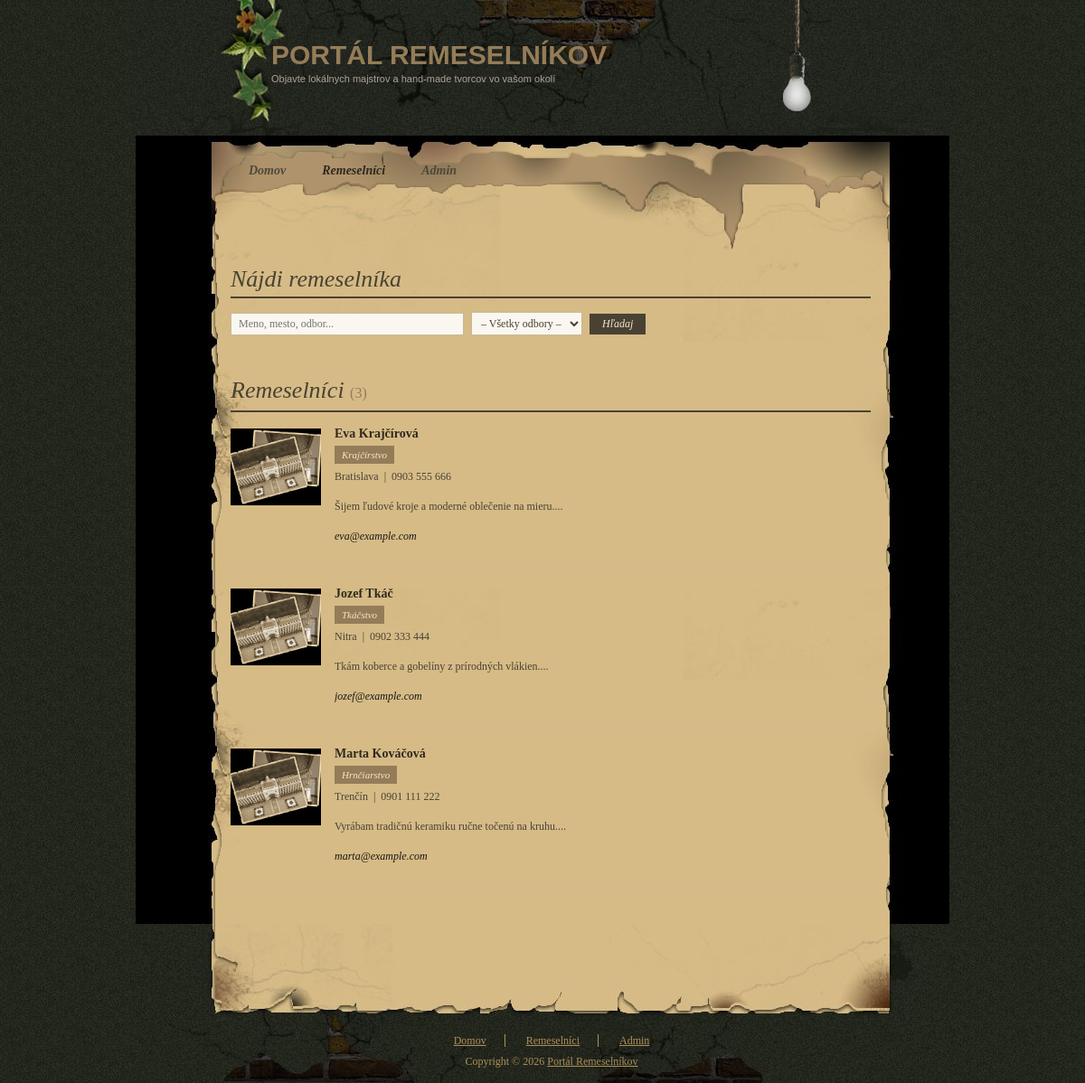
The app's page /remeslari.php with its own data.
### tables this page shows
CREATE TABLE IF NOT EXISTS remeslari (
    id          INT AUTO_INCREMENT PRIMARY KEY,
    meno        VARCHAR(100)  NOT NULL,
    email       VARCHAR(150)  NOT NULL UNIQUE,
    telefon     VARCHAR(20)   DEFAULT NULL,
    mesto       VARCHAR(100)  NOT NULL,
    odbor       VARCHAR(100)  NOT NULL,       
    popis       TEXT          DEFAULT NULL,
    fotka       VARCHAR(255)  DEFAULT NULL,   
    vytvorene   DATETIME      DEFAULT CURRENT_TIMESTAMP,
    upravene    DATETIME      DEFAULT CURRENT_TIMESTAMP ON UPDATE CURRENT_TIMESTAMP
);

### includes/bootstrap.php (called while the page is built, shortened)
<?php
spl_autoload_register(function (string $className): void {
    $file = __DIR__ . '/../classes/' . $className . '.php';
});
function h(string $text): string
{
    return htmlspecialchars($text, ENT_QUOTES, 'UTF-8');
}

### classes/Remeslar.php (called while the page is built, shortened)
<?php
class Remeslar
{
    private PDO $db;
    public function __construct(PDO $db)
    {
        $this->db = $db;
    }
    public function getAll(): array
    {
        $stmt = $this->db->query('SELECT * FROM remeslari ORDER BY meno ASC');
        return $stmt->fetchAll();
    }
}

### remeslari.php (the view, shortened to what this page needs)
<?php
require_once 'includes/bootstrap.php';
$db    = Database::getConnection();
$model = new Remeslar($db);
$query = isset($_GET['q'])     ? trim($_GET['q'])     : '';
$odbor = isset($_GET['odbor']) ? trim($_GET['odbor']) : '';
if ($query !== '') {
    $remeslari = $model->search($query);
} elseif ($odbor !== '') {
    $remeslari = $model->getByOdbor($odbor);
} else {
    $remeslari = $model->getAll();
}
?>
<!DOCTYPE html PUBLIC "-//W3C//DTD XHTML 1.0 Transitional//EN" "http://www.w3.org/TR/xhtml1/DTD/xhtml1-transitional.dtd">
<html xmlns="http://www.w3.org/1999/xhtml">
<head>
<link href="css/templatemo_style.css" rel="stylesheet" type="text/css" />
</head>
<body>
<div id="templatemo_container">
	<div id="bulb"></div>
	<div id="templatemo_site_title_bar">
        <div id="site_title">
            <h1>
                <a href="index.php">PORTÁL REMESELNÍKOV</a>
                <span>Objavte lokálnych majstrov a hand-made tvorcov vo vašom okolí</span>
            </h1>
        </div>
    </div>
    <div id="templatemo_menu">
    	<ul>
            <li><a href="index.php">Domov</a></li>
            <li><a href="remeslari.php" class="current fast">Remeselníci</a></li>
            <li><a href="admin/login.php">Admin</a></li>
        </ul>
    </div>
    <div id="templatemo_content">
        <div class="section_w670">
        	<h2>Nájdi remeselníka</h2>
            <form method="get" action="remeslari.php" class="search-form">
                <input type="text" name="q" value="<?php echo h($query); ?>" placeholder="Meno, mesto, odbor..." class="search-input" />
                <select name="odbor" class="filter-select">
                    <option value="">– Všetky odbory –</option>
                </select>
                <input type="submit" value="Hľadaj" class="btn-submit" />
            </form>
        </div>
        <div class="cleaner_h40"></div>
        <div class="section_w670">
        	<h2>Remeselníci <span class="pocet">(<?php echo count($remeslari); ?>)</span></h2>
            <?php if (empty($remeslari)): ?>
                <p>Žiadni remeselníci nenájdení.</p>
            <?php else: ?>
                <?php foreach ($remeslari as $r): ?>
                <div class="remeslar-riadok">
                    <?php if ($r['fotka'] && file_exists('images/' . $r['fotka'])): ?>
                        <img src="images/<?php echo h($r['fotka']); ?>" alt="<?php echo h($r['meno']); ?>" />
                    <?php else: ?>
                        <img src="images/templatemo_image_01.png" alt="<?php echo h($r['meno']); ?>" />
                    <?php endif; ?>
                    <div class="remeslar-info">
                        <h4><?php echo h($r['meno']); ?></h4>
                        <span class="odbor-tag"><?php echo h($r['odbor']); ?></span>
                        <p><?php echo h($r['mesto']); ?><?php if($r['telefon']): ?> &nbsp;|&nbsp; <?php echo h($r['telefon']); ?><?php endif; ?></p>
                        <?php if ($r['popis']): ?>
                            <p><?php echo h(mb_substr($r['popis'], 0, 120)); ?>...</p>
                        <?php endif; ?>
                        <?php if ($r['email']): ?>
                            <p><a href="mailto:<?php echo h($r['email']); ?>"><?php echo h($r['email']); ?></a></p>
                        <?php endif; ?>
                    </div>
                </div>
                <?php endforeach; ?>
            <?php endif; ?>
        </div>
  </div>
<div id="content_bottom"></div>
    <div id="templatemo_footer">
  		<ul class="footer_menu">
            <li><a href="index.php">Domov</a></li>
            <li><a href="remeslari.php">Remeselníci</a></li>
            <li class="last_menu"><a href="admin/login.php">Admin</a></li>
        </ul>
        Copyright &copy; <?php echo date('Y'); ?> <a href="#">Portál Remeselníkov</a>
	</div>
</div>
</body>
</html>

### css/templatemo_style.css (style rules this page uses)
body { margin: 0; padding: 0; line-height: 1.5em; font-family: Georgia, "Times New Roman", Times, serif; font-size: 12px; color: #494234; background: url(../images/templatemo_body_bg.png); }
a:link, a:visited { color: #191815; text-decoration: none; font-weight: normal; font-style: italic; }
p { margin: 0px; padding: 0px; text-align: justify; }
img { margin: 0px; padding: 0px; border: none; }
.cleaner_h40 { clear: both; width:100%; height: 40px; }
h1 { margin: 0px; padding: 2px 0; font-size: 30px; font-weight: bold; }
h2 { margin: 0 0 15px 0; padding: 2px 0 10px 0; font-size: 26px; font-weight: normal; color: #494234; font-style: italic; border-bottom: 2px solid #494234; }
h4 { margin: 0px; padding: 0px; font-size: 14px; font-weight: bold; }
#templatemo_container { position: relative; width: 900px; margin: 0 auto; overflow: hidden; background: url(../images/templatemo_container_top.jpg) top left no-repeat; }
#templatemo_container #bulb { position: absolute; right: 0px; top: 0px; width: 337px; height: 273px; background: url(../images/templatemo_light_off.png) no-repeat; background-color: transparent; mix-blend-mode: screen; }
#templatemo_site_title_bar { width: 900px; height: 150px; padding: 0; overflow: hidden; }
#templatemo_site_title_bar #site_title { float: left; width: 400px; margin-left: 150px; padding: 50px 0 0 0; text-align: left; }
#site_title h1 a { font-family: Arial, Helvetica, sans-serif; margin: 0px; padding: 0px; font-size: 30px; color: #947c58; font-weight: bold; text-decoration: none; font-style: normal; }
#site_title h1 span { display: block; margin-top: 10px; font-family: Arial, Helvetica, sans-serif; font-size: 11px; color: #ada393; line-height: 15px; font-weight: normal; }
#templatemo_menu { clear: both; width: 750px; height: 128px; padding: 0 65px 0 85px; background: url(../images/templatemo_menu_bg.png) no-repeat; }
#templatemo_menu ul { margin: 0px; padding: 30px 0 0 20px; list-style: none; }
#templatemo_menu ul li { padding: 0px; margin: 0px; display: inline; }
#templatemo_menu ul li a { float: left; display: block; padding: 0 20px; font-size: 14px; font-style: italic; text-align: center; font-weight: bold; text-decoration: none; color: #4f483a; outline: none; }
#templatemo_menu li a:hover, #templatemo_menu li .current { color: #2f291d; }
#templatemo_content { clear: both; position: relative; width: 708px; padding: 20px 87px 20px 105px; background: url(../images/templatemo_content_bg.png) repeat-y; }
#content_bottom { clear: both; width: 900px; height: 105px; background: url(../images/templatemo_content_bottom.png) no-repeat; }
#templatemo_content .section_w670 { clear: both; width: 708px; }
.section_w670 p { margin-bottom: 15px; }
#templatemo_footer { clear: both; width: 750px; height: 41px; padding: 15px 65px 15px 85px; text-align: center; background: url(../images/templatemo_footer_bg.png) no-repeat; color: #ac9058; }
#templatemo_footer a { font-weight: normal; color: #ac9058; text-decoration: underline; font-style: normal; }
#templatemo_footer .footer_menu { margin: 0 0 5px 0; padding: 0px; list-style: none; }
.footer_menu li { margin: 0px; padding: 0 20px; display: inline; border-right: 1px solid #ac9058; }
.footer_menu .last_menu { border: none; }

### remeslari.php (style rules this page uses)
.search-form { margin-bottom: 10px; }
.search-input { padding: 4px 8px; border: 1px solid #c8b89a; background: #faf7f0; font-family: Georgia, serif; font-size: 12px; color: #494234; width: 240px; }
.filter-select { padding: 4px 6px; border: 1px solid #c8b89a; background: #faf7f0; font-family: Georgia, serif; font-size: 12px; color: #494234; margin: 0 5px; }
.btn-submit { padding: 4px 14px; background: #494234; color: #f5e6c8; border: none; cursor: pointer; font-family: Georgia, serif; font-size: 12px; font-style: italic; }
.pocet { font-size: 16px; font-style: normal; color: #947c58; }
.remeslar-riadok { clear: both; padding-bottom: 15px; margin-bottom: 15px; border-bottom: 1px dotted #c8b89a; }
.remeslar-riadok img { float: left; width: 100px; height: 85px; object-fit: cover; margin-right: 15px; margin-top: 3px; }
.remeslar-riadok h4 { margin: 0 0 4px 0; padding: 0; font-size: 14px; color: #2f291d; }
.odbor-tag { display: inline-block; padding: 1px 8px; background: #947c58; color: #f5e6c8; font-size: 11px; font-style: italic; margin-bottom: 5px; }
.remeslar-info { overflow: hidden; }

### records on screen
remeslari: meno "Eva Krajčírová", odbor "Krajčírstvo", mesto "Bratislava", telefon "0903 555 666", popis "Šijem ľudové kroje a moderné oblečenie na mieru.", email "eva@example.com"
remeslari: meno "Jozef Tkáč", odbor "Tkáčstvo", mesto "Nitra", telefon "0902 333 444", popis "Tkám koberce a gobelíny z prírodných vlákien.", email "jozef@example.com"
remeslari: meno "Marta Kováčová", odbor "Hrnčiarstvo", mesto "Trenčín", telefon "0901 111 222", popis "Vyrábam tradičnú keramiku ručne točenú na kruhu.", email "marta@example.com"

### other values on screen
count($remeslari) "3"
